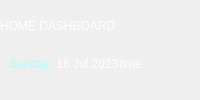
               <widget class="QWidget" name="dashboardtxtwidget" native="true">
                <property name="sizePolicy">
                 <sizepolicy hsizetype="Fixed" vsizetype="Fixed">
                  <horstretch>0</horstretch>
                  <verstretch>0</verstretch>
                 </sizepolicy>
                </property>
                <layout class="QVBoxLayout" name="verticalLayout_5">
                 <property name="spacing">
                  <number>0</number>
                 </property>
                 <property name="leftMargin">
                  <number>0</number>
                 </property>
                 <property name="topMargin">
                  <number>0</number>
                 </property>
                 <property name="rightMargin">
                  <number>0</number>
                 </property>
                 <property name="bottomMargin">
                  <number>0</number>
                 </property>
                 <item>
                  <widget class="QLabel" name="dashtxt">
                   <property name="sizePolicy">
                    <sizepolicy hsizetype="Fixed" vsizetype="Fixed">
                     <horstretch>0</horstretch>
                     <verstretch>0</verstretch>
                    </sizepolicy>
                   </property>
                   <property name="styleSheet">
                    <string notr="true">font: 700 20pt &quot;Tahoma&quot;;
color: rgb(255, 255, 255);</string>
                   </property>
                   <property name="text">
                    <string>HOME DASHBOARD</string>
                   </property>
                  </widget>
                 </item>
                 <item>
                  <widget class="QWidget" name="daydatewidget" native="true">
                   <property name="sizePolicy">
                    <sizepolicy hsizetype="Fixed" vsizetype="Fixed">
                     <horstretch>0</horstretch>
                     <verstretch>0</verstretch>
                    </sizepolicy>
                   </property>
                   <layout class="QHBoxLayout" name="horizontalLayout_8">
                    <property name="spacing">
                     <number>0</number>
                    </property>
                    <property name="topMargin">
                     <number>5</number>
                    </property>
                    <item>
                     <widget class="QLabel" name="ddayofweek">
                      <property name="styleSheet">
                       <string notr="true">font: 700 15pt &quot;Tahoma&quot;;
color: rgb(170, 255, 255);</string>
                      </property>
                      <property name="text">
                       <string>Sunday,</string>
                      </property>
                     </widget>
                    </item>
                    <item>
                     <widget class="QLabel" name="dcurrentdated">
                      <property name="sizePolicy">
                       <sizepolicy hsizetype="Preferred" vsizetype="Preferred">
                        <horstretch>0</horstretch>
                        <verstretch>0</verstretch>
                       </sizepolicy>
                      </property>
                      <property name="styleSheet">
                       <string notr="true">font: 700 15pt &quot;Tahoma&quot;;
color: rgb(255, 255, 255);</string>
                      </property>
                      <property name="text">
                       <string> 16 Jul 2023</string>
                      </property>
                     </widget>
                    </item>
                    <item>
                     <widget class="QLabel" name="dtime">
                      <property name="styleSheet">
                       <string notr="true">font: 700 15pt &quot;Tahoma&quot;;
color: rgb(255, 255, 255);</string>
                      </property>
                      <property name="text">
                       <string>time</string>
                      </property>
                     </widget>
                    </item>
                   </layout>
                  </widget>
                 </item>
                </layout>
               </widget>
